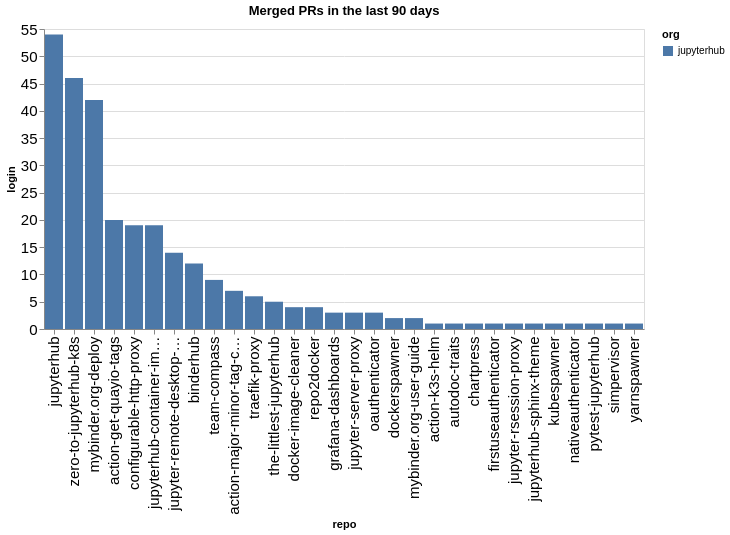

Notebook code for this chart:
### Code cell
prs_by_repo = merged.groupby(['org', 'repo']).count()['login'].reset_index().sort_values(['org', 'login'], ascending=False)
alt.Chart(data=prs_by_repo, title=f"Merged PRs in the last {n_days} days").mark_bar().encode(
    x=alt.X('repo', sort=prs_by_repo['repo'].values.tolist()),
    y='login',
    color='org'
)

### Figure 1 — Vega-Lite specification as saved in the notebook (floating-point values rounded to 4 significant figures)
{"config": {"axisLeft": {"labelFontSize": 15}, "axisBottom": {"labelFontSize": 15}}, "data": {"name": "data-3d0974db05f46d6f0a0f6b8d25e53ee0"}, "mark": {"type": "bar"}, "encoding": {"color": {"field": "org", "type": "nominal"}, "x": {"field": "repo", "sort": ["jupyterhub", "zero-to-jupyterhub-k8s", "mybinder.org-deploy", "action-get-quayio-tags", "configurable-http-proxy", "jupyterhub-container-images", "jupyter-remote-desktop-proxy", "binderhub", "team-compass", "action-major-minor-tag-calculator", "traefik-proxy", "the-littlest-jupyterhub", "docker-image-cleaner", "repo2docker", "grafana-dashboards", "jupyter-server-proxy", "oauthenticator", "dockerspawner", "mybinder.org-user-guide", "action-k3s-helm", "autodoc-traits", "chartpress", "firstuseauthenticator", "jupyter-rsession-proxy", "jupyterhub-sphinx-theme", "kubespawner", "nativeauthenticator", "pytest-jupyterhub", "simpervisor", "yarnspawner"], "type": "nominal"}, "y": {"field": "login", "type": "quantitative"}}, "title": "Merged PRs in the last 90 days", "$schema": "https://vega.github.io/schema/vega-lite/v5.20.1.json", "datasets": {"data-3d0974db05f46d6f0a0f6b8d25e53ee0": [{"org": "jupyterhub", "repo": "jupyterhub", "login": 54}, {"org": "jupyterhub", "repo": "zero-to-jupyterhub-k8s", "login": 46}, {"org": "jupyterhub", "repo": "mybinder.org-deploy", "login": 42}, {"org": "jupyterhub", "repo": "action-get-quayio-tags", "login": 20}, {"org": "jupyterhub", "repo": "configurable-http-proxy", "login": 19}, {"org": "jupyterhub", "repo": "jupyterhub-container-images", "login": 19}, {"org": "jupyterhub", "repo": "jupyter-remote-desktop-proxy", "login": 14}, {"org": "jupyterhub", "repo": "binderhub", "login": 12}, {"org": "jupyterhub", "repo": "team-compass", "login": 9}, {"org": "jupyterhub", "repo": "action-major-minor-tag-calculator", "login": 7}, {"org": "jupyterhub", "repo": "traefik-proxy", "login": 6}, {"org": "jupyterhub", "repo": "the-littlest-jupyterhub", "login": 5}, {"org": "jupyterhub", "repo": "docker-image-cleaner", "login": 4}, {"org": "jupyterhub", "repo": "repo2docker", "login": 4}, {"org": "jupyterhub", "repo": "grafana-dashboards", "login": 3}, {"org": "jupyterhub", "repo": "jupyter-server-proxy", "login": 3}, {"org": "jupyterhub", "repo": "oauthenticator", "login": 3}, {"org": "jupyterhub", "repo": "dockerspawner", "login": 2}, {"org": "jupyterhub", "repo": "mybinder.org-user-guide", "login": 2}, {"org": "jupyterhub", "repo": "action-k3s-helm", "login": 1}, {"org": "jupyterhub", "repo": "autodoc-traits", "login": 1}, {"org": "jupyterhub", "repo": "chartpress", "login": 1}, {"org": "jupyterhub", "repo": "firstuseauthenticator", "login": 1}, {"org": "jupyterhub", "repo": "jupyter-rsession-proxy", "login": 1}, {"org": "jupyterhub", "repo": "jupyterhub-sphinx-theme", "login": 1}, {"org": "jupyterhub", "repo": "kubespawner", "login": 1}, {"org": "jupyterhub", "repo": "nativeauthenticator", "login": 1}, {"org": "jupyterhub", "repo": "pytest-jupyterhub", "login": 1}, {"org": "jupyterhub", "repo": "simpervisor", "login": 1}, {"org": "jupyterhub", "repo": "yarnspawner", "login": 1}]}}
